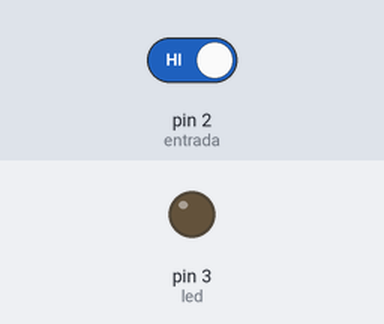
Simulated run of this sketch. Board: Arduino Uno, built with avr-gcc and run on an emulated ATmega328P. On the bench: output pins drawn as LEDs (lit = HIGH). The test bench sets the inputs (shaded band); at power-on: pin 2 (entrada) HIGH. What the sketch prints to the serial monitor is not drawn.

Above: at 1.2 s.
1.3 s: pin 2 (entrada) driven LOW
Timing chart, 0 to 4.3 s (numbered marks = the images above; inputs shaded):
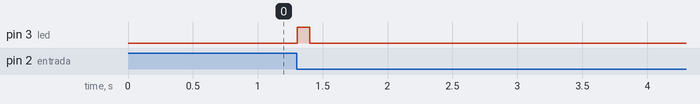

The sketch:

Persano_boton_con_delay_mejorado.ino
```cpp
int entrada = 2;
int led = 3;
int entero;
bool estadoPulsador;
bool flag = false;

void setup() {
Serial.begin(9600);

pinMode(entrada,INPUT);
pinMode(led, OUTPUT);

}

void loop() {
  Serial.println(entero);

  estadoPulsador = digitalRead(entrada);

  if ( estadoPulsador == LOW){
      if (!flag) {
          entero = 1;
          flag = true;
      }
      if (entero == 1){
          digitalWrite(led, HIGH);
          delay(100);
          digitalWrite(led, LOW);
          delay(100);
          entero = 2;
      }
  }

  if (estadoPulsador == HIGH){
      if (entero == 2){
          digitalWrite(led, HIGH);
          delay(100);
          digitalWrite(led, LOW);
          delay(100);
          entero = 1;
      }
  }
}
```

Measured:
- after the input at 1.3 s, pin 3 (led): LOW → HIGH at once, → LOW 0.10 s later
